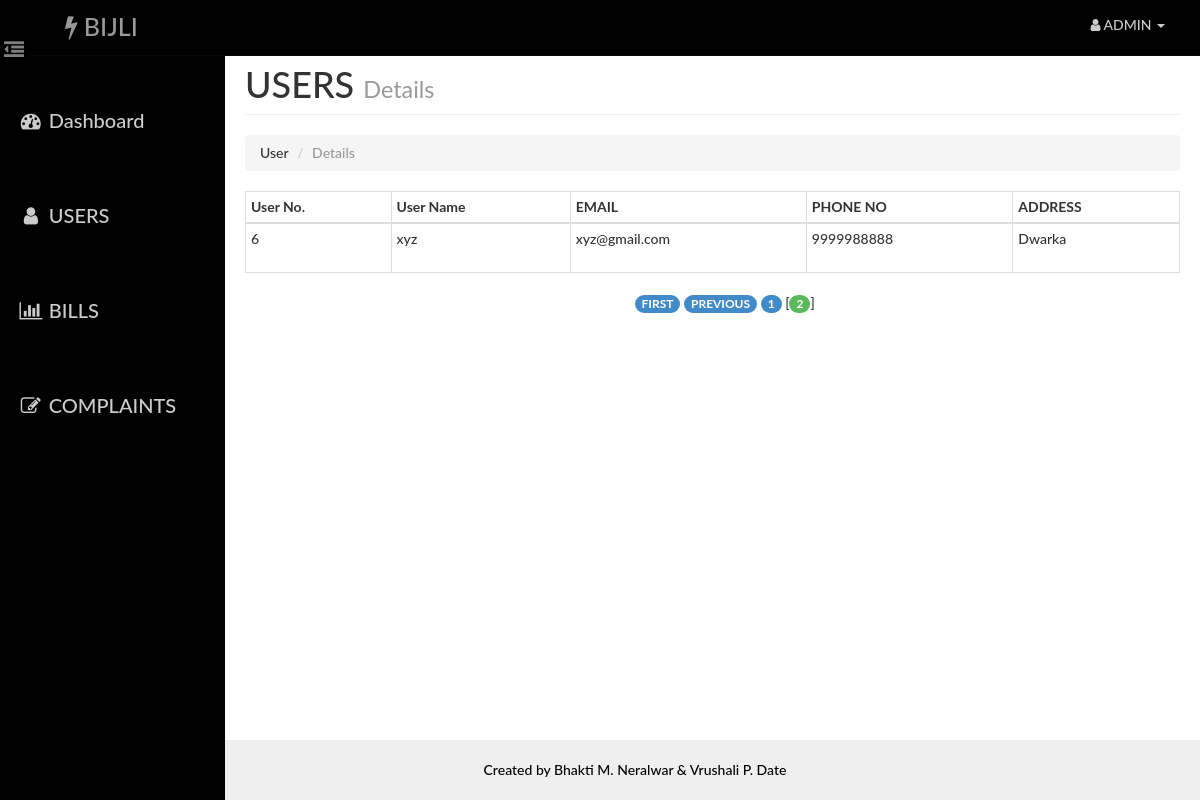
The app's page /admin/users.php?currentpage=2 with its own data.
### tables this page shows
CREATE TABLE IF NOT EXISTS `user` (
  `id` int(14) NOT NULL AUTO_INCREMENT PRIMARY KEY ,
  `name` varchar(40) NOT NULL,
  `email` varchar(40) NOT NULL,
  `phone` varchar(10) NOT NULL,
  `pass` varchar(20) NOT NULL,
  `address` varchar(100) NOT NULL
);

### admin/paging1.php (called while the page is built, shortened)
<?php
    $rowsperpage = 5;
    if (isset($_GET['currentpage']) && is_numeric($_GET['currentpage'])) {
       $currentpage = (int) $_GET['currentpage'];
    } else {
       $currentpage = 1;
    }
    $offset = ($currentpage - 1) * $rowsperpage;
 ?>

### Includes/admin.php (called while the page is built, shortened)
<?php
    function retrieve_users_detail($id,$offset, $rowsperpage)
    {
        require_once 'C:\wamp64\www\ebill-master\Includes\config.php';global $con;
        $query  = "SELECT * FROM user ";
        $query .= " LIMIT {$offset}, {$rowsperpage} ";
        $result = mysqli_query($con,$query);
        return $result;
    }
 ?>

### admin/users.php (the view, shortened to what this page needs)
<?php
    require_once('head_html.php');
    require_once('../Includes/session.php');
    require_once('../Includes/admin.php');
?>
<body>
    <div id="wrapper">
        <?php
            require_once("nav.php");
            require_once("sidebar.php");
        ?>
        <div id="page-content-wrapper">
            <div class="container-fluid">
                <div class="row">
                    <div class="col-lg-12">
                        <h1 class="page-header">
                            USERS
                            <small>Details</small>
                        </h1>
                        <ol class="breadcrumb">
                          <li>User</li>
                          <li class="active">Details</li>
                        </ol>
                        <div class="table-responsive" style="padding-top: 0">
                                <table class="table table-hover table-bordered table-condensed">
                                    <thead>
                                        <tr>
                                            <th>User No.</th>
                                            <th>User Name</th>
                                            <th>EMAIL</th>
                                            <th>PHONE NO</th>
                                            <th>ADDRESS</th>
                                        </tr>
                                    </thead>
                                    <tbody>
                                     <?php
                                            include("paging1.php");
                                            $result = retrieve_users_detail($_SESSION['aid'],$offset, $rowsperpage);
                                            while($row = mysqli_fetch_assoc($result)){
                                            ?>
                                                <tr>
                                                    <td height="50"><?php echo $row['id'] ?></td>
                                                    <td><?php echo $row['name'] ?></td>
                                                    <td><?php echo $row['email'] ?></td>
                                                    <td><?php echo $row['phone'] ?></td>
                                                    <td><?php echo $row['address'] ?></td>
                                                </tr>
                                            <?php } ?>
                                    </tbody>
                                </table>
                                <?php include("paging2.php");  ?>
                        </div>
                    </div>
                </div>
            </div>
        </div>
    </div>
<?php
    require_once("footer.php");
?>
</body>
</html>

### assets/css/dash_admin.css (style rules this page uses)
html { height: 100%; }
body, html { width: 100%; height: 100%; }
body, h1, h2, h3, h4, h5, h6 { font-family: "Lato","Helvetica Neue",Helvetica,Arial,sans-serif; font-weight: 500; }
#wrapper { padding-left: 10px; padding-top: 5px; -webkit-transition: all 0.5s ease; -moz-transition: all 0.5s ease; -o-transition: all 0.5s ease; transition: all 0.5s ease; }
#page-content-wrapper { width: 100%; padding: 15px; min-height:100%; }
@media (min-width:768px) { #wrapper { padding-left: 225px; } }
@media (min-width:768px) { #page-content-wrapper { padding: 20px; } }
.table-responsive { padding-top: 20px; padding-bottom: 20px; }

### records on screen
user: id "6", name "xyz", email "xyz@gmail.com", phone "9999988888", address "Dwarka"
